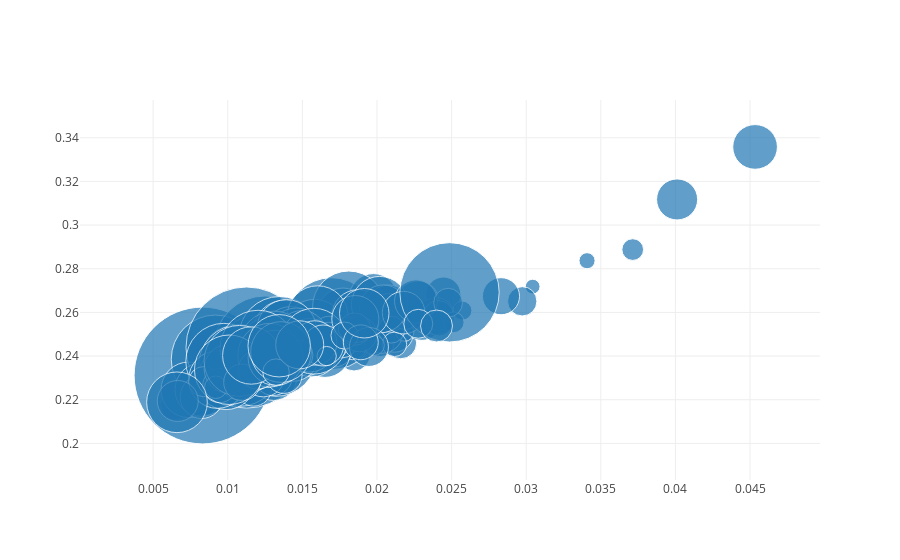

This figure's notebook cell:
### Code cell
plot_metrics(baby_cluster_summary_df)

### Figure 1 — Plotly figure (JSON) as saved in the notebook; plotly's stock layout.template omitted (floating-point values rounded to 4 significant figures; data arrays with more than 128 entries replaced by an {"elided": "..."} marker saying what was removed)
{"data": [{"hoverinfo": "text", "marker": {"color": {"elided": "182 str values"}, "size": {"elided": "182 float values"}}, "mode": "markers", "text": {"elided": "182 str values"}, "type": "scatter", "x": {"elided": "182 float values"}, "y": {"elided": "182 float values"}}], "layout": {}}
